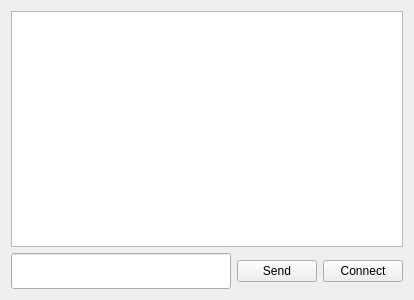
<?xml version="1.0" encoding="UTF-8"?>
<ui version="4.0">
 <class>MainWindow</class>
 <widget class="QMainWindow" name="MainWindow">
  <property name="geometry">
   <rect>
    <x>0</x>
    <y>0</y>
    <width>414</width>
    <height>300</height>
   </rect>
  </property>
  <property name="windowTitle">
   <string>Client</string>
  </property>
  <widget class="QWidget" name="centralWidget">
   <layout class="QGridLayout" name="gridLayout">
    <item row="0" column="0" colspan="3">
     <widget class="QTextEdit" name="textEdit">
      <property name="font">
       <font>
        <pointsize>18</pointsize>
       </font>
      </property>
     </widget>
    </item>
    <item row="1" column="0">
     <widget class="QLineEdit" name="lineEdit">
      <property name="font">
       <font>
        <pointsize>18</pointsize>
       </font>
      </property>
     </widget>
    </item>
    <item row="1" column="1">
     <widget class="QPushButton" name="pushButton">
      <property name="text">
       <string>Send</string>
      </property>
     </widget>
    </item>
    <item row="1" column="2">
     <widget class="QPushButton" name="pushButton_2">
      <property name="text">
       <string>Connect</string>
      </property>
     </widget>
    </item>
   </layout>
  </widget>
  <widget class="QMenuBar" name="menuBar">
   <property name="geometry">
    <rect>
     <x>0</x>
     <y>0</y>
     <width>414</width>
     <height>21</height>
    </rect>
   </property>
  </widget>
 </widget>
 <layoutdefault spacing="6" margin="11"/>
 <resources/>
 <connections/>
</ui>
